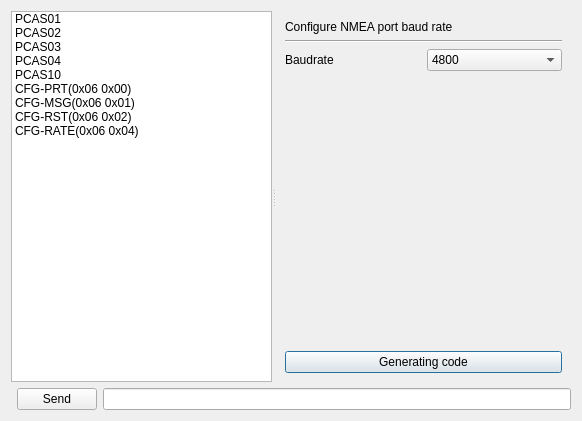
<?xml version="1.0" encoding="UTF-8"?>
<ui version="4.0">
 <class>configuration_L76K</class>
 <widget class="QDialog" name="configuration_L76K">
  <property name="geometry">
   <rect>
    <x>0</x>
    <y>0</y>
    <width>582</width>
    <height>421</height>
   </rect>
  </property>
  <property name="windowTitle">
   <string>Dialog</string>
  </property>
  <layout class="QGridLayout" name="gridLayout">
   <item row="1" column="2">
    <widget class="QLineEdit" name="lineEdit_cmd"/>
   </item>
   <item row="0" column="0" colspan="3">
    <widget class="QSplitter" name="splitter">
     <property name="orientation">
      <enum>Qt::Horizontal</enum>
     </property>
     <widget class="QListWidget" name="listWidget">
      <item>
       <property name="text">
        <string>PCAS01</string>
       </property>
      </item>
      <item>
       <property name="text">
        <string>PCAS02</string>
       </property>
      </item>
      <item>
       <property name="text">
        <string>PCAS03</string>
       </property>
      </item>
      <item>
       <property name="text">
        <string>PCAS04</string>
       </property>
      </item>
      <item>
       <property name="text">
        <string>PCAS10</string>
       </property>
      </item>
      <item>
       <property name="text">
        <string>CFG-PRT(0x06 0x00)</string>
       </property>
      </item>
      <item>
       <property name="text">
        <string>CFG-MSG(0x06 0x01)</string>
       </property>
      </item>
      <item>
       <property name="text">
        <string>CFG-RST(0x06 0x02)</string>
       </property>
      </item>
      <item>
       <property name="text">
        <string>CFG-RATE(0x06 0x04)</string>
       </property>
      </item>
     </widget>
     <widget class="QStackedWidget" name="stackedWidget">
      <property name="minimumSize">
       <size>
        <width>250</width>
        <height>0</height>
       </size>
      </property>
      <property name="currentIndex">
       <number>0</number>
      </property>
      <widget class="QWidget" name="page_PCAS01">
       <layout class="QGridLayout" name="gridLayout_3">
        <item row="0" column="0" colspan="2">
         <widget class="QLabel" name="label_13">
          <property name="text">
           <string>Configure NMEA port baud rate</string>
          </property>
         </widget>
        </item>
        <item row="1" column="0" colspan="2">
         <widget class="Line" name="line_2">
          <property name="orientation">
           <enum>Qt::Horizontal</enum>
          </property>
         </widget>
        </item>
        <item row="2" column="0">
         <widget class="QLabel" name="label">
          <property name="text">
           <string>Baudrate</string>
          </property>
         </widget>
        </item>
        <item row="4" column="0" colspan="2">
         <widget class="QPushButton" name="pushButton_PCAS_1">
          <property name="text">
           <string>Generating code</string>
          </property>
         </widget>
        </item>
        <item row="2" column="1">
         <widget class="QComboBox" name="comboBox_baud">
          <item>
           <property name="text">
            <string>4800</string>
           </property>
          </item>
          <item>
           <property name="text">
            <string>9600</string>
           </property>
          </item>
          <item>
           <property name="text">
            <string>19200</string>
           </property>
          </item>
          <item>
           <property name="text">
            <string>38400</string>
           </property>
          </item>
          <item>
           <property name="text">
            <string>57600</string>
           </property>
          </item>
          <item>
           <property name="text">
            <string>115200</string>
           </property>
          </item>
         </widget>
        </item>
        <item row="3" column="0">
         <spacer name="verticalSpacer_2">
          <property name="orientation">
           <enum>Qt::Vertical</enum>
          </property>
          <property name="sizeHint" stdset="0">
           <size>
            <width>20</width>
            <height>40</height>
           </size>
          </property>
         </spacer>
        </item>
       </layout>
      </widget>
      <widget class="QWidget" name="page_PCAS02">
       <layout class="QGridLayout" name="gridLayout_4">
        <item row="0" column="0" colspan="2">
         <widget class="QLabel" name="label_14">
          <property name="text">
           <string>Configure fix frequency</string>
          </property>
         </widget>
        </item>
        <item row="1" column="0" colspan="2">
         <widget class="Line" name="line_3">
          <property name="orientation">
           <enum>Qt::Horizontal</enum>
          </property>
         </widget>
        </item>
        <item row="2" column="0">
         <widget class="QLabel" name="label_2">
          <property name="text">
           <string>Fix interval(ms)</string>
          </property>
         </widget>
        </item>
        <item row="2" column="1">
         <widget class="QComboBox" name="comboBox_FixInterval">
          <item>
           <property name="text">
            <string>1000</string>
           </property>
          </item>
          <item>
           <property name="text">
            <string>500</string>
           </property>
          </item>
          <item>
           <property name="text">
            <string>250</string>
           </property>
          </item>
          <item>
           <property name="text">
            <string>200</string>
           </property>
          </item>
         </widget>
        </item>
        <item row="3" column="1">
         <spacer name="verticalSpacer_3">
          <property name="orientation">
           <enum>Qt::Vertical</enum>
          </property>
          <property name="sizeHint" stdset="0">
           <size>
            <width>20</width>
            <height>293</height>
           </size>
          </property>
         </spacer>
        </item>
        <item row="4" column="0" colspan="2">
         <widget class="QPushButton" name="pushButton_PCAS_2">
          <property name="text">
           <string>Generating code</string>
          </property>
         </widget>
        </item>
       </layout>
      </widget>
      <widget class="QWidget" name="page_PCAS03">
       <layout class="QGridLayout" name="gridLayout_2">
        <item row="3" column="0">
         <widget class="QLabel" name="label_4">
          <property name="text">
           <string>GGA</string>
          </property>
         </widget>
        </item>
        <item row="10" column="1">
         <widget class="QLineEdit" name="lineEdit_ant">
          <property name="text">
           <string/>
          </property>
          <property name="placeholderText">
           <string>Maximum value of 9</string>
          </property>
         </widget>
        </item>
        <item row="9" column="1">
         <widget class="QLineEdit" name="lineEdit_zda">
          <property name="text">
           <string/>
          </property>
          <property name="placeholderText">
           <string>Maximum value of 9</string>
          </property>
         </widget>
        </item>
        <item row="0" column="0" colspan="2">
         <widget class="QLabel" name="label_3">
          <property name="text">
           <string>Configure NMEA output frequency</string>
          </property>
         </widget>
        </item>
        <item row="4" column="0">
         <widget class="QLabel" name="label_5">
          <property name="text">
           <string>GLL</string>
          </property>
         </widget>
        </item>
        <item row="1" column="0" colspan="2">
         <widget class="Line" name="line">
          <property name="orientation">
           <enum>Qt::Horizontal</enum>
          </property>
         </widget>
        </item>
        <item row="8" column="1">
         <widget class="QLineEdit" name="lineEdit_vtg">
          <property name="text">
           <string/>
          </property>
          <property name="placeholderText">
           <string>Maximum value of 9</string>
          </property>
         </widget>
        </item>
        <item row="3" column="1">
         <widget class="QLineEdit" name="lineEdit_gga">
          <property name="inputMask">
           <string/>
          </property>
          <property name="text">
           <string/>
          </property>
          <property name="placeholderText">
           <string>Maximum value of 9</string>
          </property>
         </widget>
        </item>
        <item row="8" column="0">
         <widget class="QLabel" name="label_9">
          <property name="text">
           <string>VTG</string>
          </property>
         </widget>
        </item>
        <item row="7" column="1">
         <widget class="QLineEdit" name="lineEdit_rmc">
          <property name="text">
           <string/>
          </property>
          <property name="placeholderText">
           <string>Maximum value of 9</string>
          </property>
         </widget>
        </item>
        <item row="12" column="0" colspan="2">
         <widget class="QPushButton" name="pushButton_PCAS_3">
          <property name="text">
           <string>Generating code</string>
          </property>
         </widget>
        </item>
        <item row="4" column="1">
         <widget class="QLineEdit" name="lineEdit_gll">
          <property name="text">
           <string/>
          </property>
          <property name="placeholderText">
           <string>Maximum value of 9</string>
          </property>
         </widget>
        </item>
        <item row="7" column="0">
         <widget class="QLabel" name="label_8">
          <property name="text">
           <string>RMC</string>
          </property>
         </widget>
        </item>
        <item row="2" column="0" colspan="2">
         <widget class="QLabel" name="label_12">
          <property name="text">
           <string>0 means no output
Empty means to keep the last configuration
</string>
          </property>
         </widget>
        </item>
        <item row="10" column="0">
         <widget class="QLabel" name="label_11">
          <property name="text">
           <string>ANT</string>
          </property>
         </widget>
        </item>
        <item row="6" column="0">
         <widget class="QLabel" name="label_7">
          <property name="text">
           <string>GSV</string>
          </property>
         </widget>
        </item>
        <item row="5" column="0">
         <widget class="QLabel" name="label_6">
          <property name="text">
           <string>GSA</string>
          </property>
         </widget>
        </item>
        <item row="6" column="1">
         <widget class="QLineEdit" name="lineEdit_gsv">
          <property name="text">
           <string/>
          </property>
          <property name="placeholderText">
           <string>Maximum value of 9</string>
          </property>
         </widget>
        </item>
        <item row="9" column="0">
         <widget class="QLabel" name="label_10">
          <property name="text">
           <string>ZDA</string>
          </property>
         </widget>
        </item>
        <item row="5" column="1">
         <widget class="QLineEdit" name="lineEdit_gsa">
          <property name="text">
           <string/>
          </property>
          <property name="placeholderText">
           <string>Maximum value of 9</string>
          </property>
         </widget>
        </item>
        <item row="11" column="0">
         <spacer name="verticalSpacer">
          <property name="orientation">
           <enum>Qt::Vertical</enum>
          </property>
          <property name="sizeHint" stdset="0">
           <size>
            <width>20</width>
            <height>40</height>
           </size>
          </property>
         </spacer>
        </item>
       </layout>
      </widget>
      <widget class="QWidget" name="page_PCAS04">
       <layout class="QGridLayout" name="gridLayout_5">
        <item row="0" column="0" colspan="2">
         <widget class="QLabel" name="label_15">
          <property name="text">
           <string>Configure GNSS system</string>
          </property>
         </widget>
        </item>
        <item row="1" column="0" colspan="2">
         <widget class="Line" name="line_4">
          <property name="orientation">
           <enum>Qt::Horizontal</enum>
          </property>
         </widget>
        </item>
        <item row="2" column="0">
         <widget class="QLabel" name="label_16">
          <property name="text">
           <string>Mode</string>
          </property>
         </widget>
        </item>
        <item row="2" column="1">
         <widget class="QComboBox" name="comboBox_gnssMode">
          <property name="currentIndex">
           <number>6</number>
          </property>
          <item>
           <property name="text">
            <string>GPS</string>
           </property>
          </item>
          <item>
           <property name="text">
            <string>BeiDou</string>
           </property>
          </item>
          <item>
           <property name="text">
            <string>GPS+BeiDou</string>
           </property>
          </item>
          <item>
           <property name="text">
            <string>GLONASS</string>
           </property>
          </item>
          <item>
           <property name="text">
            <string>GPS+GLONASS</string>
           </property>
          </item>
          <item>
           <property name="text">
            <string>BeiDou+GLONASS</string>
           </property>
          </item>
          <item>
           <property name="text">
            <string>GPS+BeiDou+GLONASS</string>
           </property>
          </item>
         </widget>
        </item>
        <item row="3" column="1">
         <spacer name="verticalSpacer_4">
          <property name="orientation">
           <enum>Qt::Vertical</enum>
          </property>
          <property name="sizeHint" stdset="0">
           <size>
            <width>20</width>
            <height>293</height>
           </size>
          </property>
         </spacer>
        </item>
        <item row="4" column="0" colspan="2">
         <widget class="QPushButton" name="pushButton_PCAS_4">
          <property name="text">
           <string>Generating code</string>
          </property>
         </widget>
        </item>
       </layout>
      </widget>
      <widget class="QWidget" name="page_PCAS10">
       <layout class="QGridLayout" name="gridLayout_6">
        <item row="0" column="0" colspan="2">
         <widget class="QLabel" name="label_17">
          <property name="text">
           <string>Restart the module</string>
          </property>
         </widget>
        </item>
        <item row="1" column="0" colspan="2">
         <widget class="Line" name="line_5">
          <property name="orientation">
           <enum>Qt::Horizontal</enum>
          </property>
         </widget>
        </item>
        <item row="2" column="0">
         <widget class="QLabel" name="label_18">
          <property name="text">
           <string>Restart type</string>
          </property>
         </widget>
        </item>
        <item row="2" column="1">
         <widget class="QComboBox" name="comboBox_restartType">
          <item>
           <property name="text">
            <string>Hot</string>
           </property>
          </item>
          <item>
           <property name="text">
            <string>Warm</string>
           </property>
          </item>
          <item>
           <property name="text">
            <string>Cold</string>
           </property>
          </item>
          <item>
           <property name="text">
            <string>Cold &amp; Reset</string>
           </property>
          </item>
         </widget>
        </item>
        <item row="3" column="0">
         <spacer name="verticalSpacer_5">
          <property name="orientation">
           <enum>Qt::Vertical</enum>
          </property>
          <property name="sizeHint" stdset="0">
           <size>
            <width>20</width>
            <height>293</height>
           </size>
          </property>
         </spacer>
        </item>
        <item row="4" column="0" colspan="2">
         <widget class="QPushButton" name="pushButton_PCAS_10">
          <property name="text">
           <string>Generating code</string>
          </property>
         </widget>
        </item>
       </layout>
      </widget>
      <widget class="QWidget" name="page_CFG_PRT">
       <layout class="QGridLayout" name="gridLayout_8">
        <item row="2" column="1" colspan="2">
         <widget class="QLineEdit" name="lineEdit_portID">
          <property name="text">
           <string>0</string>
          </property>
         </widget>
        </item>
        <item row="3" column="0" colspan="3">
         <widget class="QGroupBox" name="groupBox_protocolMask">
          <property name="title">
           <string>Protocol Mask</string>
          </property>
          <layout class="QGridLayout" name="gridLayout_7">
           <item row="0" column="0">
            <widget class="QCheckBox" name="checkBox_BinInput">
             <property name="text">
              <string>Binary input</string>
             </property>
            </widget>
           </item>
           <item row="0" column="1">
            <widget class="QCheckBox" name="checkBox_TextInput">
             <property name="text">
              <string>Text input</string>
             </property>
            </widget>
           </item>
           <item row="1" column="0">
            <widget class="QCheckBox" name="checkBox_BinOut">
             <property name="text">
              <string>Binary output</string>
             </property>
            </widget>
           </item>
           <item row="1" column="1">
            <widget class="QCheckBox" name="checkBox_TextOut">
             <property name="text">
              <string>Text output</string>
             </property>
            </widget>
           </item>
          </layout>
         </widget>
        </item>
        <item row="8" column="1">
         <spacer name="verticalSpacer_6">
          <property name="orientation">
           <enum>Qt::Vertical</enum>
          </property>
          <property name="sizeHint" stdset="0">
           <size>
            <width>20</width>
            <height>40</height>
           </size>
          </property>
         </spacer>
        </item>
        <item row="2" column="0">
         <widget class="QLabel" name="label_20">
          <property name="text">
           <string>PortID</string>
          </property>
         </widget>
        </item>
        <item row="5" column="0">
         <widget class="QLabel" name="label_23">
          <property name="text">
           <string>Praity</string>
          </property>
         </widget>
        </item>
        <item row="4" column="1" colspan="2">
         <widget class="QComboBox" name="comboBox_dataBit">
          <property name="currentIndex">
           <number>3</number>
          </property>
          <item>
           <property name="text">
            <string>5</string>
           </property>
          </item>
          <item>
           <property name="text">
            <string>6</string>
           </property>
          </item>
          <item>
           <property name="text">
            <string>7</string>
           </property>
          </item>
          <item>
           <property name="text">
            <string>8</string>
           </property>
          </item>
         </widget>
        </item>
        <item row="4" column="0">
         <widget class="QLabel" name="label_21">
          <property name="text">
           <string>Data bit</string>
          </property>
         </widget>
        </item>
        <item row="9" column="0">
         <widget class="QPushButton" name="pushButton_CFG_PRT_poll">
          <property name="text">
           <string>Poll</string>
          </property>
         </widget>
        </item>
        <item row="5" column="1" colspan="2">
         <widget class="QComboBox" name="comboBox_praity">
          <property name="currentIndex">
           <number>2</number>
          </property>
          <item>
           <property name="text">
            <string>Even</string>
           </property>
          </item>
          <item>
           <property name="text">
            <string>Odd</string>
           </property>
          </item>
          <item>
           <property name="text">
            <string>None</string>
           </property>
          </item>
         </widget>
        </item>
        <item row="9" column="1" colspan="2">
         <widget class="QPushButton" name="pushButton_CFG_PRT">
          <property name="text">
           <string>Generating code</string>
          </property>
         </widget>
        </item>
        <item row="0" column="0">
         <widget class="QLabel" name="label_19">
          <property name="text">
           <string>CFG-PRT</string>
          </property>
         </widget>
        </item>
        <item row="1" column="0" colspan="3">
         <widget class="Line" name="line_6">
          <property name="orientation">
           <enum>Qt::Horizontal</enum>
          </property>
         </widget>
        </item>
        <item row="6" column="0">
         <widget class="QLabel" name="label_22">
          <property name="text">
           <string>Stop bit</string>
          </property>
         </widget>
        </item>
        <item row="6" column="1" colspan="2">
         <widget class="QComboBox" name="comboBox_stopBit">
          <item>
           <property name="text">
            <string>1</string>
           </property>
          </item>
          <item>
           <property name="text">
            <string>1.5</string>
           </property>
          </item>
          <item>
           <property name="text">
            <string>2</string>
           </property>
          </item>
         </widget>
        </item>
        <item row="7" column="0">
         <widget class="QLabel" name="label_24">
          <property name="text">
           <string>Baudrate</string>
          </property>
         </widget>
        </item>
        <item row="7" column="1" colspan="2">
         <widget class="QLineEdit" name="lineEdit_Baudrate">
          <property name="text">
           <string>9600</string>
          </property>
         </widget>
        </item>
       </layout>
      </widget>
      <widget class="QWidget" name="page_CFG_MSG">
       <layout class="QGridLayout" name="gridLayout_9">
        <item row="6" column="0">
         <widget class="QPushButton" name="pushButton_CFG_MSG_poll">
          <property name="text">
           <string>Poll</string>
          </property>
         </widget>
        </item>
        <item row="1" column="0" colspan="2">
         <widget class="Line" name="line_7">
          <property name="orientation">
           <enum>Qt::Horizontal</enum>
          </property>
         </widget>
        </item>
        <item row="2" column="0">
         <widget class="QLabel" name="label_27">
          <property name="text">
           <string>Class</string>
          </property>
         </widget>
        </item>
        <item row="3" column="0">
         <widget class="QLabel" name="label_26">
          <property name="text">
           <string>ID</string>
          </property>
         </widget>
        </item>
        <item row="0" column="0">
         <widget class="QLabel" name="label_25">
          <property name="text">
           <string>CFG-MSG</string>
          </property>
         </widget>
        </item>
        <item row="3" column="1">
         <widget class="QLineEdit" name="lineEdit_cfg_msg_id">
          <property name="text">
           <string/>
          </property>
         </widget>
        </item>
        <item row="4" column="1">
         <widget class="QLineEdit" name="lineEdit_cfg_msg_rate">
          <property name="text">
           <string/>
          </property>
         </widget>
        </item>
        <item row="6" column="1">
         <widget class="QPushButton" name="pushButton_CFG_MSG">
          <property name="text">
           <string>Generating code</string>
          </property>
         </widget>
        </item>
        <item row="2" column="1">
         <widget class="QLineEdit" name="lineEdit_cfg_msg_class">
          <property name="text">
           <string/>
          </property>
         </widget>
        </item>
        <item row="4" column="0">
         <widget class="QLabel" name="label_28">
          <property name="text">
           <string>Rate</string>
          </property>
         </widget>
        </item>
        <item row="5" column="1">
         <spacer name="verticalSpacer_7">
          <property name="orientation">
           <enum>Qt::Vertical</enum>
          </property>
          <property name="sizeHint" stdset="0">
           <size>
            <width>20</width>
            <height>40</height>
           </size>
          </property>
         </spacer>
        </item>
       </layout>
      </widget>
      <widget class="QWidget" name="page_CFG_RST">
       <layout class="QGridLayout" name="gridLayout_11">
        <item row="0" column="0">
         <widget class="QLabel" name="label_33">
          <property name="text">
           <string>CFG-RST</string>
          </property>
         </widget>
        </item>
        <item row="1" column="0" colspan="3">
         <widget class="Line" name="line_9">
          <property name="orientation">
           <enum>Qt::Horizontal</enum>
          </property>
         </widget>
        </item>
        <item row="2" column="0" colspan="3">
         <widget class="QGroupBox" name="groupBox">
          <property name="title">
           <string>Clear </string>
          </property>
          <layout class="QGridLayout" name="gridLayout_10">
           <item row="0" column="0">
            <widget class="QCheckBox" name="checkBox_clear_0EPH">
             <property name="text">
              <string>EPH</string>
             </property>
            </widget>
           </item>
           <item row="0" column="1">
            <widget class="QCheckBox" name="checkBox_clear_1Almanac">
             <property name="text">
              <string>Almanac</string>
             </property>
            </widget>
           </item>
           <item row="1" column="0">
            <widget class="QCheckBox" name="checkBox_clear_2HealthInfo">
             <property name="text">
              <string>HealthInfo</string>
             </property>
            </widget>
           </item>
           <item row="1" column="1">
            <widget class="QCheckBox" name="checkBox_clear_3Ionospheric">
             <property name="text">
              <string>Ionospheric</string>
             </property>
            </widget>
           </item>
           <item row="2" column="0">
            <widget class="QCheckBox" name="checkBox_clear_4LocationInfo">
             <property name="text">
              <string>LocationInfo</string>
             </property>
            </widget>
           </item>
           <item row="2" column="1">
            <widget class="QCheckBox" name="checkBox_clear_5ClockDeviation">
             <property name="text">
              <string>ClockDeviation</string>
             </property>
            </widget>
           </item>
           <item row="3" column="0">
            <widget class="QCheckBox" name="checkBox_clear_6CrystalParameters">
             <property name="text">
              <string>CrystalParameters</string>
             </property>
            </widget>
           </item>
           <item row="3" column="1">
            <widget class="QCheckBox" name="checkBox_clear_7UTCCorrection">
             <property name="text">
              <string>UTC Correction</string>
             </property>
            </widget>
           </item>
           <item row="4" column="0">
            <widget class="QCheckBox" name="checkBox_clear_8RTC">
             <property name="text">
              <string>RTC</string>
             </property>
            </widget>
           </item>
           <item row="4" column="1">
            <widget class="QCheckBox" name="checkBox_clear_9ConfigurationInfo">
             <property name="text">
              <string>ConfigurationInfo</string>
             </property>
            </widget>
           </item>
          </layout>
         </widget>
        </item>
        <item row="3" column="0">
         <widget class="QLabel" name="label_29">
          <property name="text">
           <string>Reset mode</string>
          </property>
         </widget>
        </item>
        <item row="3" column="1" colspan="2">
         <widget class="QComboBox" name="comboBox_ResetMode">
          <item>
           <property name="text">
            <string>Hardware(Immediately)</string>
           </property>
          </item>
          <item>
           <property name="text">
            <string>Software</string>
           </property>
          </item>
          <item>
           <property name="text">
            <string>Software(Only GPS)</string>
           </property>
          </item>
          <item>
           <property name="text">
            <string>Hardware(After shutdown)</string>
           </property>
          </item>
         </widget>
        </item>
        <item row="4" column="0">
         <widget class="QLabel" name="label_30">
          <property name="text">
           <string>Start mode</string>
          </property>
         </widget>
        </item>
        <item row="4" column="1" colspan="2">
         <widget class="QComboBox" name="comboBox_StartMode">
          <item>
           <property name="text">
            <string>Hot</string>
           </property>
          </item>
          <item>
           <property name="text">
            <string>Warm</string>
           </property>
          </item>
          <item>
           <property name="text">
            <string>Cold</string>
           </property>
          </item>
          <item>
           <property name="text">
            <string>Factory boot</string>
           </property>
          </item>
         </widget>
        </item>
        <item row="5" column="1">
         <spacer name="verticalSpacer_8">
          <property name="orientation">
           <enum>Qt::Vertical</enum>
          </property>
          <property name="sizeHint" stdset="0">
           <size>
            <width>20</width>
            <height>210</height>
           </size>
          </property>
         </spacer>
        </item>
        <item row="6" column="0" colspan="3">
         <widget class="QPushButton" name="pushButton_CFG_RST">
          <property name="text">
           <string>Generating code</string>
          </property>
         </widget>
        </item>
       </layout>
      </widget>
      <widget class="QWidget" name="page_CFG_RATE">
       <layout class="QGridLayout" name="gridLayout_12">
        <item row="0" column="0">
         <widget class="QLabel" name="label_31">
          <property name="text">
           <string>CFG-RATE</string>
          </property>
         </widget>
        </item>
        <item row="1" column="0" colspan="2">
         <widget class="Line" name="line_8">
          <property name="orientation">
           <enum>Qt::Horizontal</enum>
          </property>
         </widget>
        </item>
        <item row="2" column="0">
         <widget class="QLabel" name="label_32">
          <property name="text">
           <string>Positioning interval(ms)</string>
          </property>
         </widget>
        </item>
        <item row="2" column="1">
         <widget class="QLineEdit" name="lineEdit_cfg_rate_Interval">
          <property name="inputMask">
           <string/>
          </property>
          <property name="text">
           <string/>
          </property>
          <property name="placeholderText">
           <string>200~1000</string>
          </property>
         </widget>
        </item>
        <item row="3" column="1">
         <spacer name="verticalSpacer_9">
          <property name="orientation">
           <enum>Qt::Vertical</enum>
          </property>
          <property name="sizeHint" stdset="0">
           <size>
            <width>20</width>
            <height>271</height>
           </size>
          </property>
         </spacer>
        </item>
        <item row="4" column="0">
         <widget class="QPushButton" name="pushButton_CFG_RATE_poll">
          <property name="text">
           <string>Poll</string>
          </property>
         </widget>
        </item>
        <item row="4" column="1">
         <widget class="QPushButton" name="pushButton_CFG_RATE">
          <property name="text">
           <string>Generating code</string>
          </property>
         </widget>
        </item>
       </layout>
      </widget>
     </widget>
    </widget>
   </item>
   <item row="1" column="1">
    <widget class="QPushButton" name="pushButton_send">
     <property name="text">
      <string>Send</string>
     </property>
    </widget>
   </item>
   <item row="2" column="0" colspan="3">
    <layout class="QGridLayout" name="gridLayout_13"/>
   </item>
  </layout>
 </widget>
 <resources/>
 <connections>
  <connection>
   <sender>listWidget</sender>
   <signal>currentRowChanged(int)</signal>
   <receiver>stackedWidget</receiver>
   <slot>setCurrentIndex(int)</slot>
   <hints>
    <hint type="sourcelabel">
     <x>141</x>
     <y>218</y>
    </hint>
    <hint type="destinationlabel">
     <x>306</x>
     <y>218</y>
    </hint>
   </hints>
  </connection>
 </connections>
</ui>
